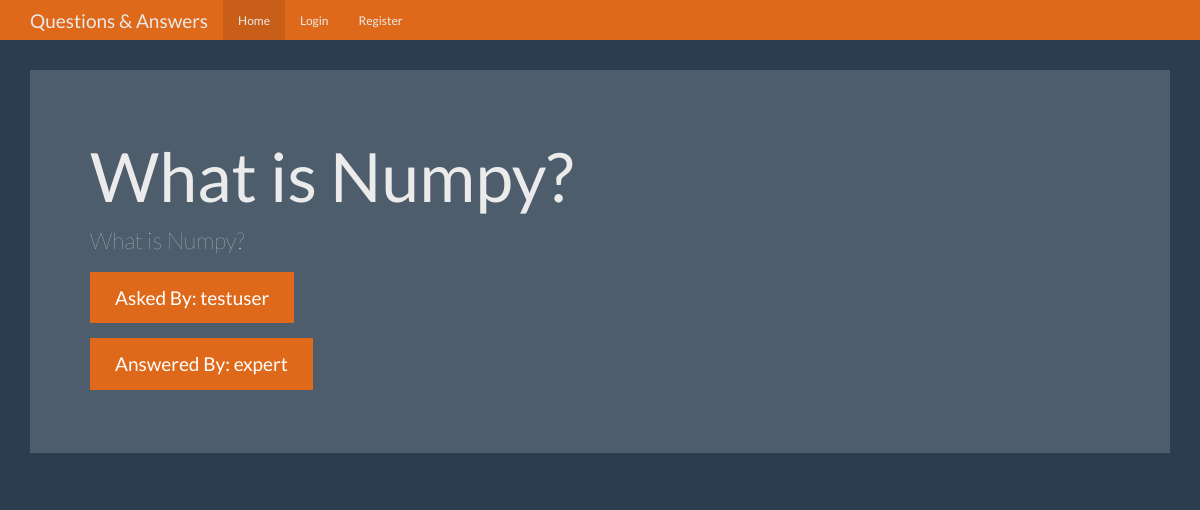
Screenshot of /question/3 with the database file from the repository.
### tables this page shows
CREATE TABLE questions (
    id integer primary key autoincrement,
    question_text text not null,
    answer_text text,
    asked_by_id integer not null,
    expert_id integer not null
);

CREATE TABLE users(
    id integer primary key autoincrement,
    name text not null,
    password text not null,
    expert boolean not null,
    admin boolean not null
);

### app.py (the view)
@app.route('/question/<question_id>')
def question(question_id):
    user = get_current_user()
    db = get_db()
    question_cur = db.execute('''select questions.question_text, questions.answer_text, askers.name as asker_name, experts.name as expert_name from questions
                               join users as askers on askers.id = questions.asked_by_id
                               join users as experts on experts.id = questions.expert_id where questions.id = ?''', [question_id])
    question = question_cur.fetchone()
    return render_template('question.html', user=user, question=question)

### app.py (called while the page is built)
def get_current_user():
    user_result = None
    if 'user' in session:
        user = session['user']
        db = get_db()
        user_cur = db.execute('select id, name, password, expert, admin from users where name = ?', [user])
        user_result = user_cur.fetchone()
    return user_result

### database.py (called while the page is built)
def connect_db():
    sql = sqlite3.connect('E:\QuesAns_FlaskApp\questions.db')
    sql.row_factory = sqlite3.Row
    return sql

def get_db():
    if not hasattr(g, 'sqlite_db'):
        g.sqlite_db = connect_db()
    return g.sqlite_db

### templates/question.html (shortened to what this page needs)
{% extends 'base.html' %}
{% from "show_links.html" import show_links %}
{% block nav %}
{{ show_links(user) }}
{% endblock %}
{% block body %}
      <div class="jumbotron">
        <h1>{{ question['question_text'] }}</h1>
        <p>{{ question['question_text'] }}</p>
        <p><a class="btn btn-primary btn-lg">Asked By: {{ question['asker_name'] }}</a></p>
        <p><a class="btn btn-primary btn-lg">Answered By: {{ question['expert_name'] }}</a></p>
      </div>
      {% endblock %}

### static/theme.css (style rules this page uses)
body { padding-top: 70px; padding-bottom: 30px; }

### rows the page displays
questions: question_text "What is Numpy?"
users: asker_name "testuser"
users: expert_name "expert"
